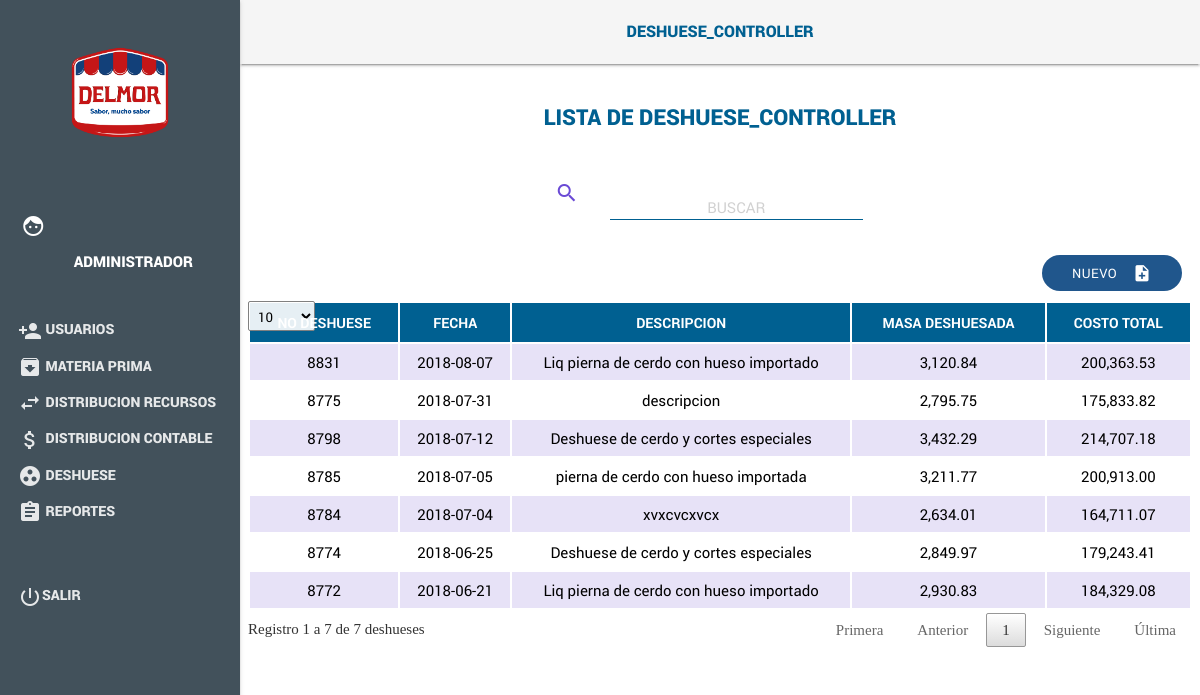
/index.php/deshuese_controller, run on the app's committed database.
### tables this page shows
CREATE TABLE `encabezado_deshuese` (
  `Id` int(11) NOT NULL AUTO_INCREMENT,
  `No_DH` varchar(255) DEFAULT NULL,
  `Fecha` date DEFAULT NULL,
  `Descripcion_DH` varchar(255) DEFAULT NULL,
  `Precio_Bruto` double DEFAULT NULL,
  `Costo_Total` double DEFAULT NULL,
  `Gasto_MOD` double DEFAULT NULL,
  `GI` double DEFAULT NULL,
  `Id_Dis_Cont` int(11) DEFAULT NULL,
  PRIMARY KEY (`Id`)
);

### application/controllers/Deshuese_controller.php (called while the page is built, shortened)
<?php
class Deshuese_controller extends CI_Controller
{
    function __construct()
    {
        $this->load->library("session");
        $this->load->model("Deshuese_model");
    }
    public function index()
    {
        $data["mp"] = $this->Deshuese_model->getmateriaPrima();
        $data["ds"] = $this->Deshuese_model->getInfoDeshuese();
        $this->load->view("header/header");
        $this->load->view("pages/menu");
        $this->load->view("Deshuese/Deshuese",$data);
        $this->load->view("footer/footer");
        $this->load->view("jsview/jsDeshuese");
    }
}
?>

### index.php (called while the page is built, shortened)
<?php
require_once BASEPATH.'core/CodeIgniter.php';

### application/models/Deshuese_model.php (called while the page is built, shortened)
<?php
class Deshuese_model extends CI_Model
{
    public function getInfoDeshuese()
    {
        $query = $this->db->get("view_Deshuese");
        if ($query->num_rows() > 0)
        {
            return $query->result_array();
        }
        return 0;
    }
}
?>

### application/views/Deshuese/Deshuese.php (the view, shortened to what this page needs)
<header class="demo-header mdl-layout__header ">
    <div class="centrado  ColorHeader"><span class=" title"><?php echo $this->uri->segment(1);?></span></div>
</header>
<main class="mdl-layout__content mdl-color--grey-100">
    <div class="mdl-grid demo-content">
        <div class="row TextColor center">lista de <?php echo $this->uri->segment(1);?></div>
        <div class="row" style="width:100%">
            <div class="container">
                <div class="Buscar row column">
                    <div class="col s1 m1 l1 offset-l3 offset-m2"><i class="material-icons ColorS">search</i></div>
                    <div class="input-field col s11 m6 l5">
                        <input  id="searchMain" type="text" placeholder="Buscar" class="validate mayuscula">
                    </div>
                </div>
            </div>
            <div style="margin-right: 10px; margin-bottom: 10px;" class="right m12" id="">
                <button id="btnNewDeshuese" class="Btnadd btn waves-effect waves-light">Nuevo
                    <i class="material-icons right">note_add</i>
                </button>
            </div>
            <div class="row center">
                <table class="table striped RobotoR" id="tblDeshueses">
                    <thead>
                    <tr>
                        <th>No Deshuese</th>
                        <th>Fecha</th>
                        <th>Descripcion</th>
                        <th>Masa Deshuesada</th>
                        <th>Costo Total</th>
                    </tr>
                    </thead>
                    <tbody>
                    <?php
                        if(!$ds)
                        {}else{
                            foreach ($ds as $key) {
                                echo "
                                    <tr>
                                      <td>".$key["No_DH"]."</td>
                                      <td>".$key["Fecha"]."</td>
                                      <td>".$key["Descripcion_DH"]."</td>
                                      <td>".number_format($key["Masa_Deshuesada"],2)."</td>
                                      <td>".number_format($key["Costo_Total"],2)."</td>
                                    </tr>
                                ";
                            }
                        }
                    ?>
                    </tbody>
                </table>
            </div>
        </div>
    </div>
</main>

### assets/js/fuente.css (style rules this page uses)
.material-icons { font-family: 'Material Icons'; font-weight: normal; font-style: normal; font-size: 24px; display: inline-block; line-height: 1; text-transform: none; letter-spacing: normal; word-wrap: normal; white-space: nowrap; direction: ltr; -webkit-font-smoothing: antialiased; text-rendering: optimizeLegibility; -moz-osx-font-smoothing: grayscale; font-feature-settings: 'liga'; }

### assets/css/styles.css (style rules this page uses)
.ColorHeader { background:whitesmoke; color: #006091; margin-top: 20px; text-align: center; }
.title { font-family: 'robotoblack'; color: #006091; font-size: 16px; text-transform: uppercase; font-weight: 500; }
.TextColor { color: #006091; font-family: 'robotoblack'; font-size: 22px; margin-top: 30px; text-transform: uppercase; }
.column { margin-top: 30px; }
.Btnadd { text-align: center; border-radius: 20px; background: #20568c; font-family: 'robotoregular'; font-weight: 500; font-size: 13px; transition: 0.5s; }
.ColorS { color: #6a4ad5; }
table tr:nth-child(even) { background-color: #ffffff!important; }
table tr:nth-child(odd) { background-color: #e7e2f7!important; }
table th { background: #006091; color: #fff; font-size: 14px; font-family: 'robotobold'; }
.RobotoR { font-family: 'robotoregular'; }
.mayuscula { text-transform: uppercase!important; }
.row { width: 100%!important; }
table { border-collapse: separate !important; border-spacing: 1px; }
table thead tr th { text-transform: uppercase; }

### data on the page
encabezado_deshuese: No_DH "8831", Fecha "2018-08-07", Descripcion_DH "Liq pierna de cerdo con hueso importado", Masa_Deshuesada "3,120.84", Costo_Total "200,363.53"
encabezado_deshuese: No_DH "8775", Fecha "2018-07-31", Descripcion_DH "descripcion", Masa_Deshuesada "2,795.75", Costo_Total "175,833.82"
encabezado_deshuese: No_DH "8798", Fecha "2018-07-12", Descripcion_DH "Deshuese de cerdo y cortes especiales", Masa_Deshuesada "3,432.29", Costo_Total "214,707.18"
encabezado_deshuese: No_DH "8785", Fecha "2018-07-05", Descripcion_DH "pierna de cerdo con hueso importada", Masa_Deshuesada "3,211.77", Costo_Total "200,913.00"
encabezado_deshuese: No_DH "8784", Fecha "2018-07-04", Descripcion_DH "xvxcvcxvcx", Masa_Deshuesada "2,634.01", Costo_Total "164,711.07"
encabezado_deshuese: No_DH "8774", Fecha "2018-06-25", Descripcion_DH "Deshuese de cerdo y cortes especiales", Masa_Deshuesada "2,849.97", Costo_Total "179,243.41"
encabezado_deshuese: No_DH "8772", Fecha "2018-06-21", Descripcion_DH "Liq pierna de cerdo con hueso importado", Masa_Deshuesada "2,930.83", Costo_Total "184,329.08"

### other printed values
$this->uri->segment(1) "DESHUESE_CONTROLLER"
